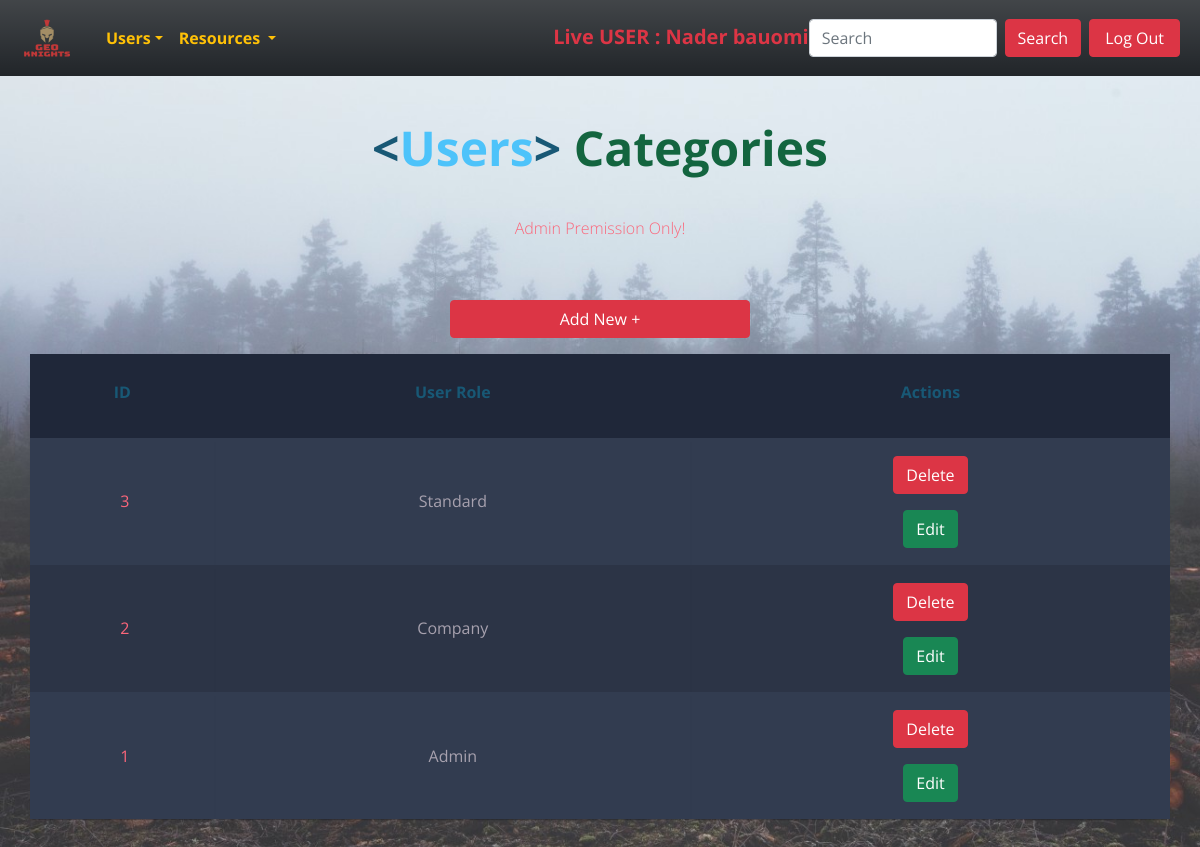
The page /admin/usersCategory/index.php (signed in) on the database as committed earlier.
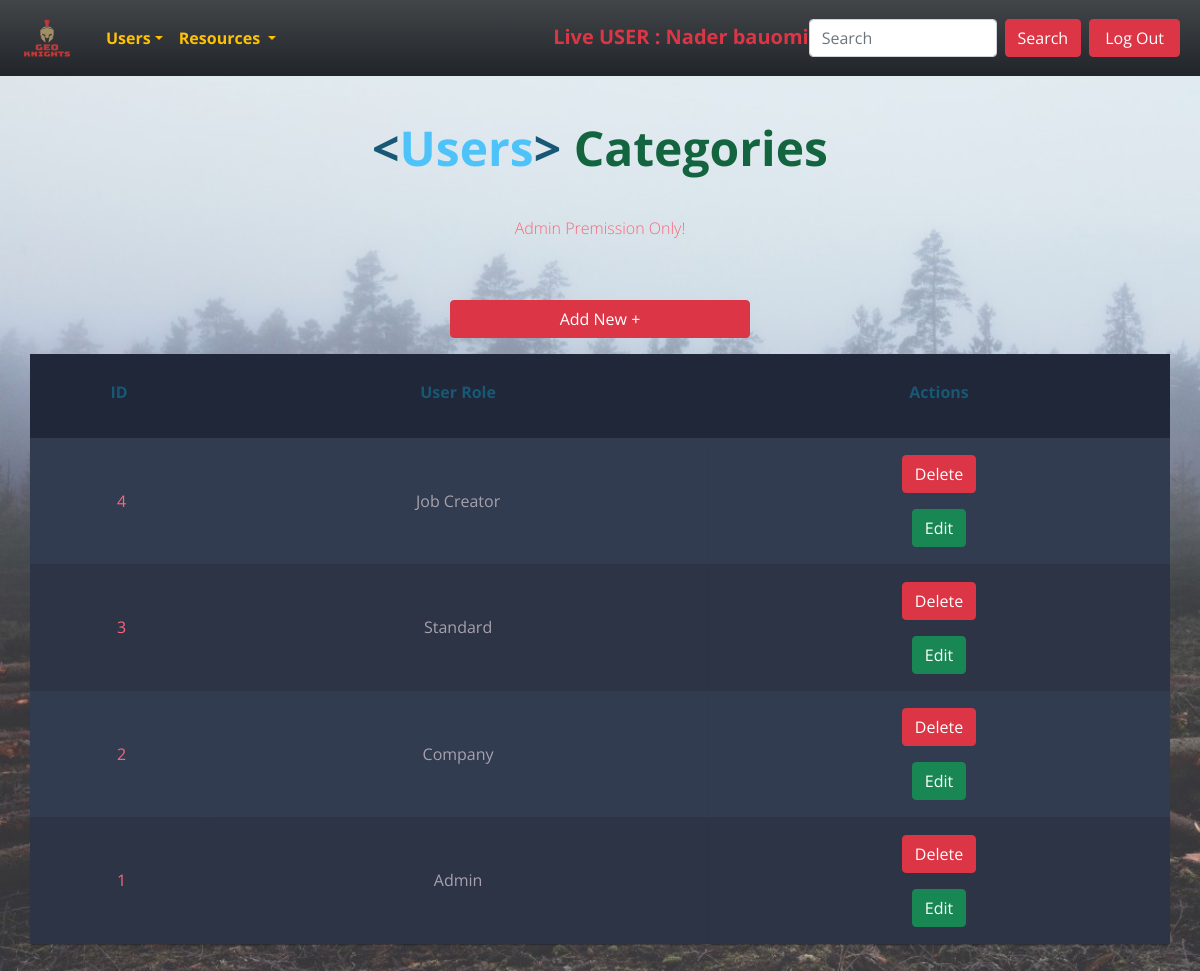
The same page on the database as committed later.
### tables this page shows
CREATE TABLE `userstypes` (
  `id` int(11) NOT NULL,
  `user_type` char(100) NOT NULL
);

### helpers/paths.php (called while the page is built, shortened)
<?php
function css($dis){
    return   "http://" . $_SERVER['SERVER_NAME'] . "/g2p/assests/css/" . $dis;
}
?>

### admin/usersCategory/index.php (the view, shortened to what this page needs)
<?php
require "../../helpers/paths.php";
require '../../helpers/dbConnection.php';
require '../../layout/navAdmin.php';
$sql1 = "select * from userstypes order by id desc";
$op = mysqli_query($con, $sql1);
?>
<!DOCTYPE html>
<html lang="en">
<head>
    <link rel="stylesheet" href="<?php echo css('display.css') ?>">
</head>
<body>
    <h1 class="m-5"><span class="blue">&lt;</span>Users<span class="blue">&gt;</span> <span class="yellow">Categories</pan>
    </h1>
    <h2>Admin Premission Only! <br><br>
    </h2>
    <a href="create.php" title="Avaliable only for Company Users to add Events to checked" class="btn btn-danger btn btn-danger d-block m-3 mx-auto w-25">Add New +</a>
    <table class="container mb-5">
        <thead>
            <tr>
                <th>
                    <h1>ID</h1>
                </th>
                <th>
                    <h1>User Role</h1>
                </th>
                <th>
                    <h1>Actions</h1>
                </th>
            </tr>
        </thead>
        <tbody>
            <?php while ($data = mysqli_fetch_assoc($op)) { ?>
                <tr>
                    <td><?php echo $data['id']; ?></td>
                    <td><?php echo $data['user_type']; ?></td>
                    <td style="padding: 2% 3px;">
                        <a href="delet.php?id=<?php echo $data['id']; ?>" class="btn btn-danger m-2">Delete</a>
                        <a href="edit.php?id=<?php echo $data['id']; ?>" class="btn btn-success m-2">Edit</a>
                    </td>
                </tr>
            <?php } ?>
        </tbody>
    </table>
</body>
</html>

Rows that differ between the two databases and show on the page:
added userstypes: id "4", user_type "Job Creator"
